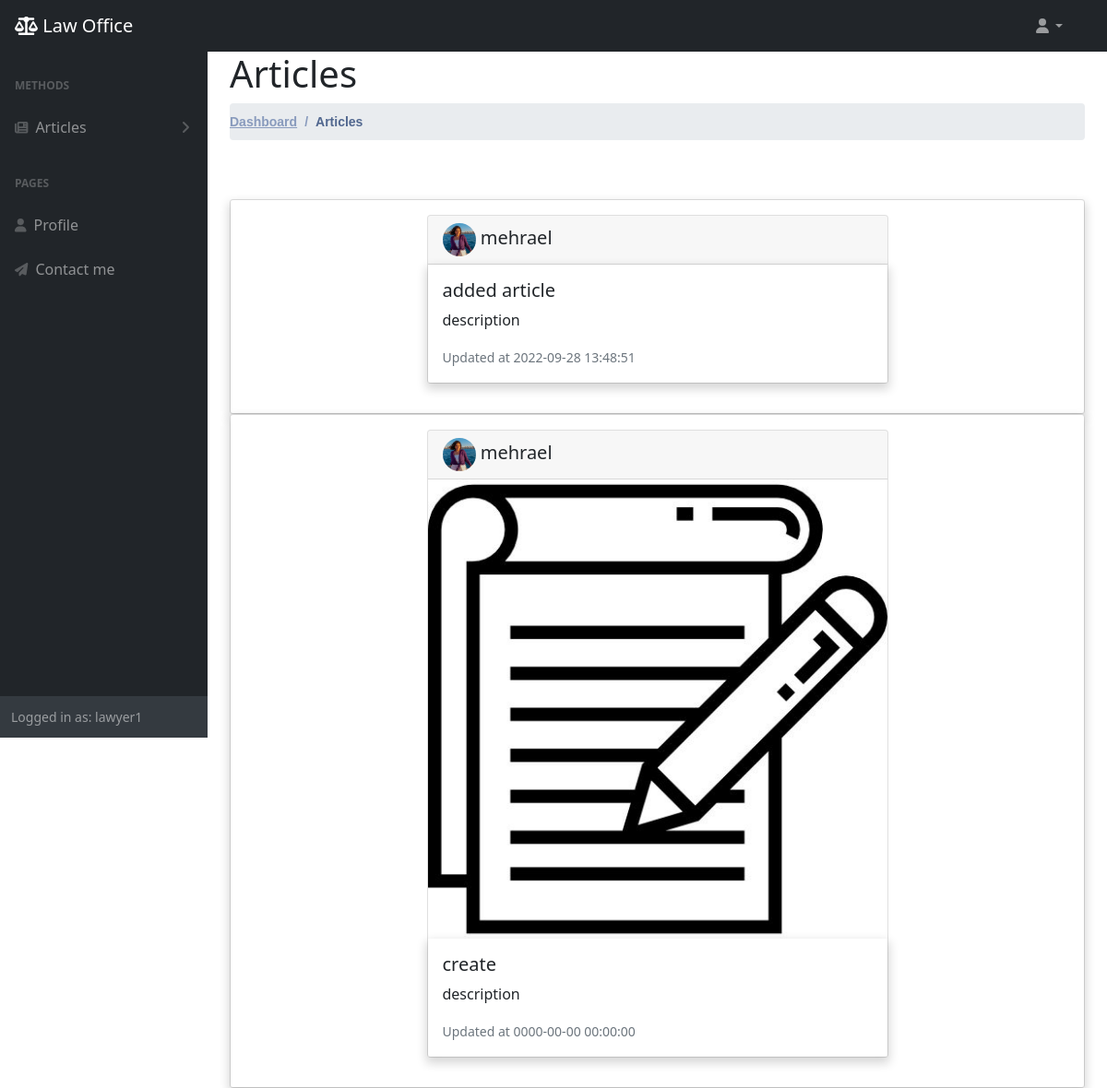
The app's page /auth/read_articles.php (signed in) with its own data.
### tables this page shows
CREATE TABLE `articles` (
  `id` int(11) NOT NULL,
  `title` varchar(20) NOT NULL,
  `description` text NOT NULL,
  `author` varchar(50) NOT NULL,
  `image` varchar(200) NOT NULL,
  `created_time` timestamp NOT NULL DEFAULT current_timestamp() ON UPDATE current_timestamp(),
  `updated_time` timestamp NOT NULL DEFAULT current_timestamp(),
  `image_profile` varchar(300) NOT NULL,
  `id_pro` varchar(60) NOT NULL
);

### auth/read_articles.php (the view)
<?php
include '../shared/header.php';
include '../shared/navbar.php';
include '../shared/aside.php';
?>
<div id="layoutSidenav_content">
    <main>
        <div class="container-fluid px-4">
            <div class="pagetitle">
                <h1 class="">Articles</h1>
                <nav>
                    <ol class="breadcrumb" style="height: 40px; align-items:center;">
                        <li class="breadcrumb-item"><a href="/ODC8/dashboard.php">Dashboard</a></li>
                        <li class="breadcrumb-item active">Articles</li>
                    </ol>
                </nav>
            </div>
            <br>
            <br>
            <?php
            $fetch = "SELECT * FROM `articles`";
            $sql = mysqli_query($connection, $fetch);
            foreach ($sql as $ar) {
                $img = $ar['image'];
                $title = $ar['title'];
                $desc = $ar['description'];
                $create = $ar['created_time'];
                $auth_id = $ar['id_pro'];
                $updated = $ar['updated_time'];
                if (strpos($auth_id, 'a_') !== false) {
                    $id = (int)filter_var($auth_id, FILTER_SANITIZE_NUMBER_INT);
                    $admins = mysqli_query($connection, "SELECT * FROM `admin` WHERE id=$id");
                    $e = mysqli_fetch_assoc($admins);
                    $auth_name = $e['name'];
                    $img_pro = $e['image'];
                } else {
                    $id = (int)filter_var($auth_id, FILTER_SANITIZE_NUMBER_INT);
                    $lawyers = mysqli_query($connection, "SELECT * FROM `lawyers` WHERE id=$id");
                    $e = mysqli_fetch_assoc($lawyers);
                    $auth_name = $e['name'];
                    $img_pro = $e['image'];
                }
            ?>
                <div class='card'>
                    <div class='card-body'>
                        <div class='d-flex justify-content-center '>
                            <div class='card mb-3' style='width: 500px ;'>
                                <h5 class='card-header'>
                                    <?php if ($img_pro !== "") { ?>
                                        <img src='<?php echo $img_pro ?>' class='card-img-top rounded-circle' style="max-height: 36px; max-width:min-content;">
                                    <?php } ?>
                                    <?php echo $auth_name ?>
                                </h5>
                                <?php if ($img !== "") { ?>
                                    <img src='<?php echo $img ?>' class='card-img-top'>
                                    <?php } ?>
                                <div class='card-body'>
                                    <h5 class='card-title'> <?php echo $title ?></h5>
                                    <p class='card-text'><?php echo $desc ?></p>
                               <?php if($updated != 0){ ?>
                               <p class='card-text'><small class='text-muted'>Updated at <?php echo $updated ?></small></p>
                               <?php }else{ ?>
                                <p class='card-text'><small class='text-muted'>Created at <?php echo $create ?></small></p>
                                <?php } ?>
                             </div>
                            </div>
                        </div>
                    </div>
                </div>
            <?php
            } ?>
        </div>
    </main>
</div>
<?php
include '../shared/footer.php';
?>

### records on screen
articles: admin.image (picture), admin.name "mehrael", title "added article", description "description", updated_time "2022-09-28 13:48:51"
articles: admin.image (picture), admin.name "mehrael", image (picture), title "create", description "description", updated_time "0000-00-00 00:00:00"

### other values on screen
$_SESSION['name'] "lawyer1"
